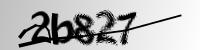
#> input picture samples/2b827.png, 200 x 50 px, found by its file name; its folder holds 4 pictures in this run
$ python 'Proyecto 2 JJCC.py'
#> lines starting #> are read from the running program, lines starting #| are printed output that depends on the picture; after the words box and inside, x2 and y2 are one past the last pixel; in counts of white or black regions, pixels touching at a corner belong together
import os
import cv2
import numpy as np
from tensorflow.keras.utils import to_categorical
from sklearn.model_selection import train_test_split
from tensorflow.keras.models import Sequential
from tensorflow.keras.layers import Conv2D, MaxPooling2D, Flatten, Dense, Dropout, Reshape
from tensorflow.keras.optimizers import Adam
import matplotlib.pyplot as plt

# Función de preprocesamiento
def preprocess_captcha_image(image):
    gray = cv2.cvtColor(image, cv2.COLOR_BGR2GRAY)
    eq = cv2.equalizeHist(gray)
    blurred = cv2.GaussianBlur(eq, (3, 3), 0)
    thresh = cv2.adaptiveThreshold(
        blurred, 255,
        cv2.ADAPTIVE_THRESH_GAUSSIAN_C,
        cv2.THRESH_BINARY_INV,
        11, 2
    )
    kernel = np.ones((2, 2), np.uint8)
    morph = cv2.morphologyEx(thresh, cv2.MORPH_OPEN, kernel)
    return morph

alphabet = '0123456789abcdefghijklmnopqrstuvwxyz'
char_to_num = {c: i for i, c in enumerate(alphabet)}
num_to_char = {i: c for i, c in enumerate(alphabet)}

img_width = 200
img_height = 50

def text_to_labels(text):
    text = text.ljust(5, '_')
    return [char_to_num[c] for c in text]

def preprocess_captcha_image(img):

    gray = cv2.cvtColor(img, cv2.COLOR_BGR2GRAY)
    _, thresh = cv2.threshold(gray, 128, 255, cv2.THRESH_BINARY)
    return thresh


def load_dataset(folder_path):
#> called with folder_path = 'D:/User/Documents/samples'
    images = []
    labels = []
    for file in os.listdir(folder_path):
        if file.endswith(".png") or file.endswith(".jpg"):
            label = os.path.splitext(file)[0].lower()[:5]  # 'abc12.png' → 'abc12'
            img_path = os.path.join(folder_path, file)
            img = cv2.imread(img_path)
#> img is the input picture: shape (50, 200, 3); min 0, max 255, mean 183.3
            proc = preprocess_captcha_image(img)
#> in preprocess_captcha_image, `_, thresh = cv2.threshold(gray, 128, 255, cv2.THRESH_BINARY)`:
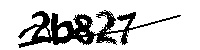
#> thresh: shape (50, 200); 80.3% white; 3 black regions (2 under 20 px), largest, box (x1, y1, x2, y2) and area: (18, 10, 181, 48) 1972
            resized = cv2.resize(proc, (img_width, img_height))
            norm = resized.astype(np.float32) / 255.0
            images.append(norm.reshape(img_height, img_width, 1))
            labels.append(text_to_labels(label))
#> pass 2 of the loop in load_dataset, `for file in os.listdir(folder_path):`:
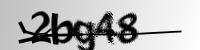
#> input picture samples/2bg48.png, 200 x 50 px, found by its file name
#> in load_dataset, img is the input picture: shape (50, 200, 3); min 0, max 255, mean 179.9
#> in preprocess_captcha_image (call 2), `_, thresh = cv2.threshold(gray, 128, 255, cv2.THRESH_BINARY)`:
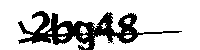
#> thresh: shape (50, 200); 78.6% white; 3 black regions (2 under 20 px), largest, box (x1, y1, x2, y2) and area: (18, 11, 182, 50) 2141
#> pass 3 of the loop in load_dataset, `for file in os.listdir(folder_path):`:
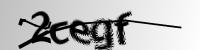
#> input picture samples/2cegf.png, 200 x 50 px, found by its file name
#> in load_dataset, img is the input picture: shape (50, 200, 3); min 0, max 255, mean 185.3
#> in preprocess_captcha_image (call 3), `_, thresh = cv2.threshold(gray, 128, 255, cv2.THRESH_BINARY)`:
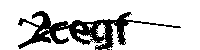
#> thresh: shape (50, 200); 81.1% white; 2 black regions (1 under 20 px), largest, box (x1, y1, x2, y2) and area: (18, 11, 181, 50) 1886
#> the loop made 4 passes; the first 3 are shown

    images = np.array(images)
    labels = np.array(labels)
#> (the run stopped early here; a loop or call above may not have finished)
